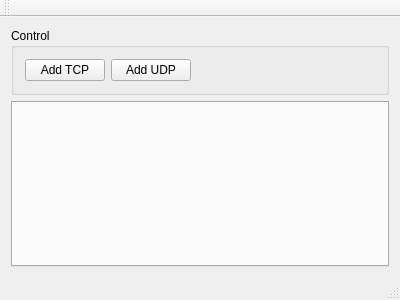
<?xml version="1.0" encoding="UTF-8"?>
<ui version="4.0">
 <class>MainWindow</class>
 <widget class="QMainWindow" name="MainWindow">
  <property name="geometry">
   <rect>
    <x>0</x>
    <y>0</y>
    <width>400</width>
    <height>300</height>
   </rect>
  </property>
  <property name="windowTitle">
   <string>MainWindow</string>
  </property>
  <widget class="QWidget" name="centralWidget">
   <layout class="QVBoxLayout" name="verticalLayout">
    <item>
     <widget class="QGroupBox" name="groupBox">
      <property name="title">
       <string>Control</string>
      </property>
      <layout class="QHBoxLayout" name="horizontalLayout">
       <item>
        <widget class="QPushButton" name="addTcpPushButton">
         <property name="toolTip">
          <string/>
         </property>
         <property name="text">
          <string>Add TCP</string>
         </property>
        </widget>
       </item>
       <item>
        <widget class="QPushButton" name="addUdpPushButton">
         <property name="text">
          <string>Add UDP</string>
         </property>
        </widget>
       </item>
       <item>
        <spacer name="horizontalSpacer">
         <property name="orientation">
          <enum>Qt::Horizontal</enum>
         </property>
         <property name="sizeHint" stdset="0">
          <size>
           <width>40</width>
           <height>20</height>
          </size>
         </property>
        </spacer>
       </item>
      </layout>
     </widget>
    </item>
    <item>
     <widget class="QTabWidget" name="tabWidget">
      <property name="currentIndex">
       <number>-1</number>
      </property>
     </widget>
    </item>
   </layout>
  </widget>
  <widget class="QMenuBar" name="menuBar">
   <property name="geometry">
    <rect>
     <x>0</x>
     <y>0</y>
     <width>400</width>
     <height>17</height>
    </rect>
   </property>
  </widget>
  <widget class="QToolBar" name="mainToolBar">
   <attribute name="toolBarArea">
    <enum>TopToolBarArea</enum>
   </attribute>
   <attribute name="toolBarBreak">
    <bool>false</bool>
   </attribute>
  </widget>
  <widget class="QStatusBar" name="statusBar"/>
 </widget>
 <layoutdefault spacing="6" margin="11"/>
 <resources/>
 <connections/>
</ui>
